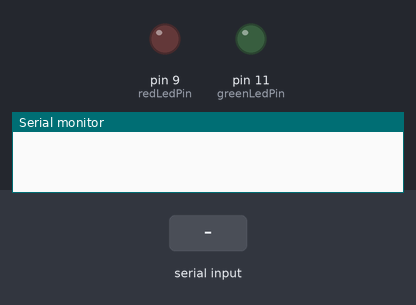
The sketch below on a simulated Arduino Uno, built with avr-gcc and run on an emulated ATmega328P. Shown: output pins drawn as LEDs (lit = HIGH), the last lines printed to the serial monitor. Inputs (shaded band) come from the test bench.

Above: at 1.2 s.
1.3 s: "1" received over the second serial link
At 2.1 s:
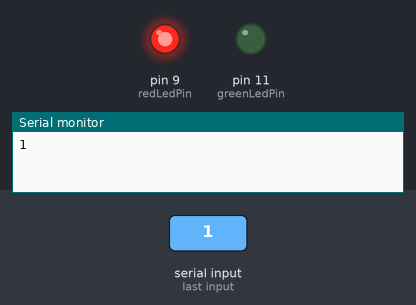
Timing chart, 0 to 4.3 s (numbered marks = the images above; inputs shaded):
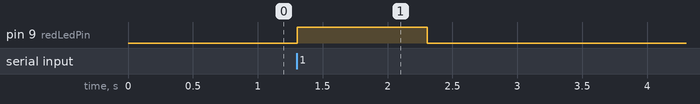

The sketch:

RFID.ino
```cpp
#include <SoftwareSerial.h>
SoftwareSerial serial(3, 10);

int count;
char input[12], check[12] = {'5', '1', '0', '0', '9', '3', 'E', '0', '2', 'A', '0', '8'};
const int greenLedPin = 11, redLedPin = 9;
boolean flag;

void setup()
{
  Serial.begin(9600);
  serial.begin(9600);
  pinMode(redLedPin, OUTPUT);
  pinMode(greenLedPin, OUTPUT);
}

void loop()
{
  if (serial.available())
  {
    count = 0;
    while (serial.available() && count < 12)
    {
      input[count] = serial.read();
      count++;
      delay(5);
    }

    Serial.println(input);
    for (int i = 0; i < 12; i++)
    {
      if (input[i] != check[i])
      {
        flag = true;
        break;
      }
    }
    if (flag)
    {
      digitalWrite(redLedPin, HIGH);
      delay(1000);
      digitalWrite(redLedPin, LOW);
      flag = false;
    }
    else
    {
      digitalWrite(greenLedPin, HIGH);
      delay(1000);
      digitalWrite(greenLedPin, LOW);
    }
  }
  delay(100);
}
```

Measured:
- after the input at 1.3 s, pin 9 (redLedPin): LOW → HIGH at once, → LOW 1.0 s later
